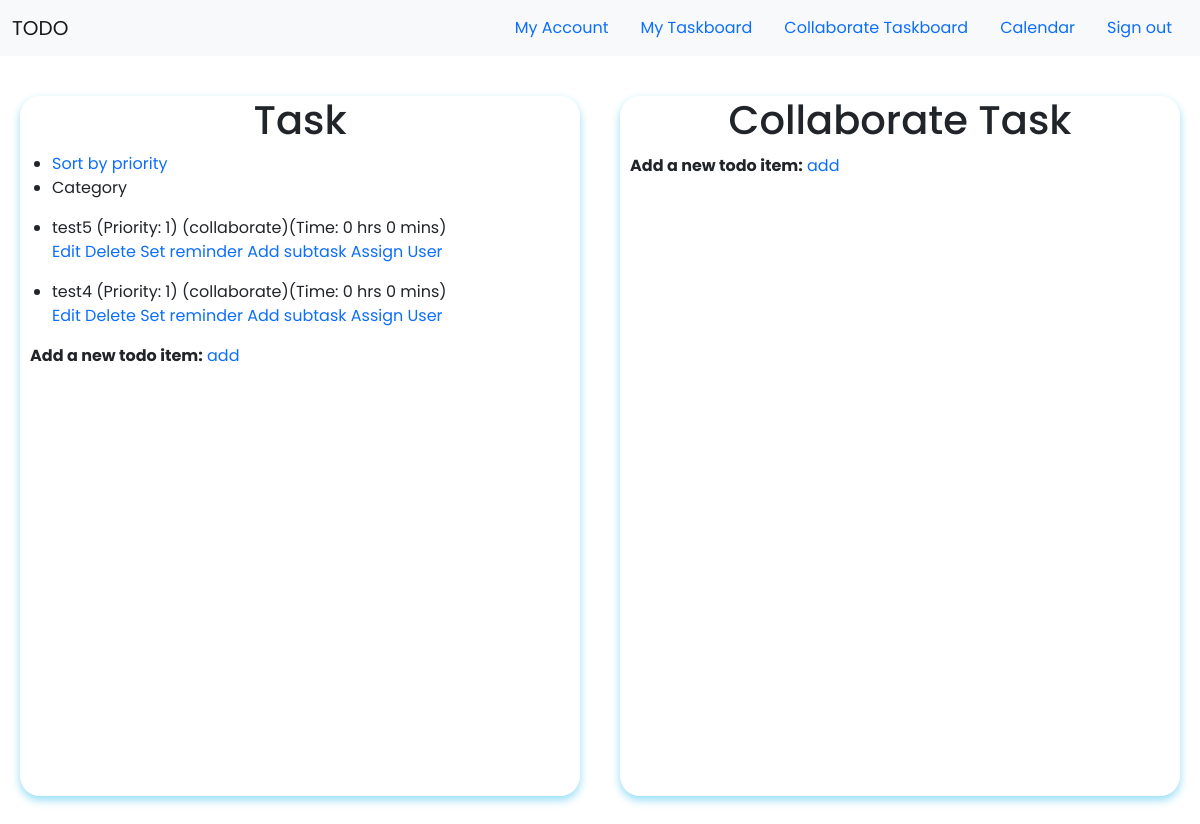
Page /priority (signed in) on the committed database.
### app/models.py (models this page shows, shortened)
class Task(db.Model):
    id = db.Column(db.Integer, primary_key=True, autoincrement=True)
    content = db.Column(db.String, unique=False, nullable=False)
    complete = db.Column(db.Boolean, default=False)
    estimatehr = db.Column(db.Integer, nullable = True)
    estimatemin = db.Column(db.Integer, nullable = True)
    priority = db.Column(db.Integer, nullable=False)
    collaborate_id = db.Column(db.Integer, nullable=True, unique=False)
    assign_user = db.Column(db.String,unique=False, nullable=True)
    category_id = db.Column(db.Integer, db.ForeignKey('category.id'), nullable=False)
    category = db.relationship('Category', backref=db.backref('categories', lazy=True))
    subtask = db.relationship('Subtask', backref = 'subtasks', lazy = 'dynamic')
    user_id = db.Column(db.Integer, db.ForeignKey('user.id'))

class Category(db.Model):
    id = db.Column(db.Integer, primary_key=True)
    category = db.Column(db.String(30), unique=True, nullable=False)
    user_id = db.Column(db.Integer, db.ForeignKey('user.id'))

### app/routes.py (the view)
@app.route('/priority', methods=['GET', 'POST'])
@login_required
def filter_priority():
    user = User.query.filter_by(username=current_user.username).first()
    tasks = Task.query.filter_by(user_id=user.id).order_by(Task.priority.asc())
    categories = Category.query.filter_by(user_id=user.id).all()
    assign_tasks = Task.query.filter_by(assign_user=user.username).order_by(Task.priority.asc())
    return render_template('taskboard.html', tasks=tasks, assign_tasks = assign_tasks, categories=categories)

### app/models.py (called while the page is built)
@login.user_loader
def load_user(id):
    return User.query.get(int(id))

### app/templates/taskboard.html (shortened to what this page needs)
{% extends "base.html" %}
{% block content %}
<link rel="stylesheet" type="text/css" href="{{ url_for('static', filename='css/taskboard.css') }}">
    {% if current_user.is_authenticated %}
    <div class="task_page">
        <div class="task">
            <h1>Task</h1>
            <nav>
                <ul>
                    <li><a href="/priority">Sort by priority</a></li>
                    <li>Category
                    </li>
                </ul>
            </nav>
            {% for task in tasks %}
            <ul>
                <li>
                    {{ task.content }} (Priority: {{task.priority}}) ({{task.category.category}})(Time: {{task.estimatehr}} hrs {{task.estimatemin}} mins) <br> <a href= "/edittask/{{task.id}}">Edit</a>  <a href= "/delete/{{task.id}}"> Delete</a>  <a href= "/reminder/{{task.id}}">Set reminder</a> <a href="/addsubtask/{{task.id}}">Add subtask</a> <a href="/assignuser/{{task.id}}">Assign User</a>
                </li>
            </ul>
            {% endfor %}
            <div class="addtask">
               <strong>Add a new todo item:</strong>
                <a href="/addtask"> add</a>
            </div>
        </div>
        <br>
        <div class="colla">
            <h1>Collaborate Task</h1>
            <div class="addtask">
                <strong>Add a new todo item:</strong>
                <a href="/addtask"> add</a>
            </div>
        </div>
    </div>
    {% endif %}
{% endblock %}

### app/static/css/style.css (style rules this page uses)
* { font-family: 'Poppins', sans-serif; margin: 0; padding: 0; }
html, body { margin: 0; padding: 0; }
a { text-decoration: none; }

### app/static/css/taskboard.css (style rules this page uses)
.task_page { height: auto; width: auto; display: flex; flex-direction: row; margin: 0; }
.task { height: 700px; width: 700px; margin: 40px 20px; border-radius: 20px; background-color: white!important; box-shadow: 0 4px 8px 0 rgba(26, 183, 231, 0.466); transition: 0.3s; }
.task h1 { text-align: center; }
.colla { height: 700px; width: 700px; margin: 40px 20px; border-radius: 20px; background-color: white!important; box-shadow: 0 4px 8px 0 rgba(26, 183, 231, 0.466); transition: 0.3s; }
.colla h1 { text-align: center; }
.addtask { margin: 10px; }

### rows in the picture
Task: content "test5", priority "1", category.category "collaborate", estimatehr "0", estimatemin "0"
Task: content "test4", priority "1", category.category "collaborate", estimatehr "0", estimatemin "0"
